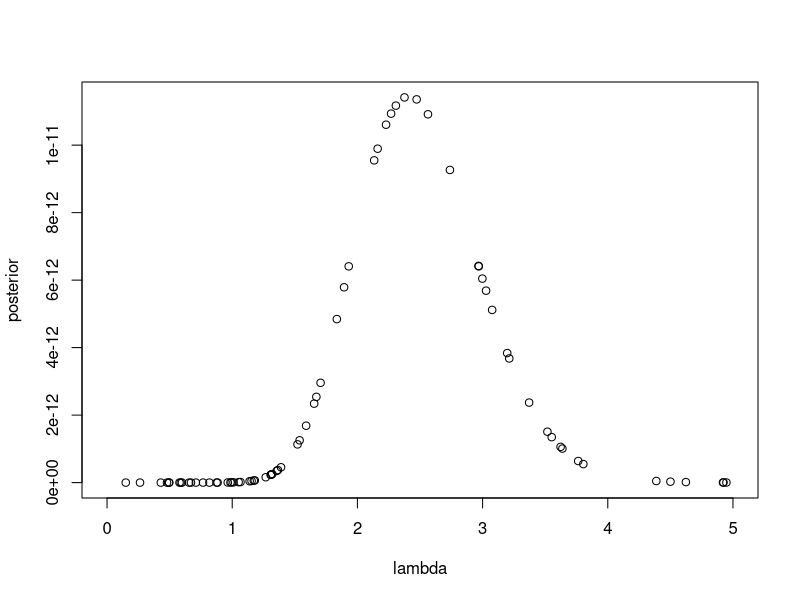

Reproduce this figure in R. (Note: this script raises an error after producing the figure.)
## ---- chunk 1
prior<-rlnorm(100,1,1)
data<-c(6,0,1,2,1,7,1,5,2,0)

posterior<-c()
for (i in 1:length(prior))
{
  posterior<-c(posterior,prod(dpois(data,lambda=prior[i]))*dlnorm(prior[i],1,1))
}
plot(prior,posterior,xlim=c(0,5),xlab="lambda")
## ---- chunk 2
knitr::include_graphics('UniformCircle.png')
## ---- chunk 3
knitr::include_graphics('RejectionFigure.png')
## ---- chunk 4
a = 5
b = 12
target = function(x) dbeta(x,a,b)
proposal = dunif
## ---- chunk 5
mode = (a-1)/(a+b-2)
M = target(mode)
1/M
n = 1000
points = runif(n)
uniforms = runif(n)
accept = uniforms < (target(points)/(M*proposal(points)))
## ---- chunk 6
curve(target, lwd=2)
curve(proposal, add=TRUE, col="seagreen", lwd=2)
curve(M*proposal(x), add=TRUE, col="seagreen", lty=2, lwd=2)
points(points, M*uniforms, pch=ifelse(accept,1,4), col=ifelse(accept,"blue","red"), lwd=2)
legend("topright", c("target","proposal","accepted","rejected"), 
       lwd=c(2,2,NA,NA), col=c("black","seagreen","blue","red"),
       pch=c(NA,NA,1,4), bg="white") 
